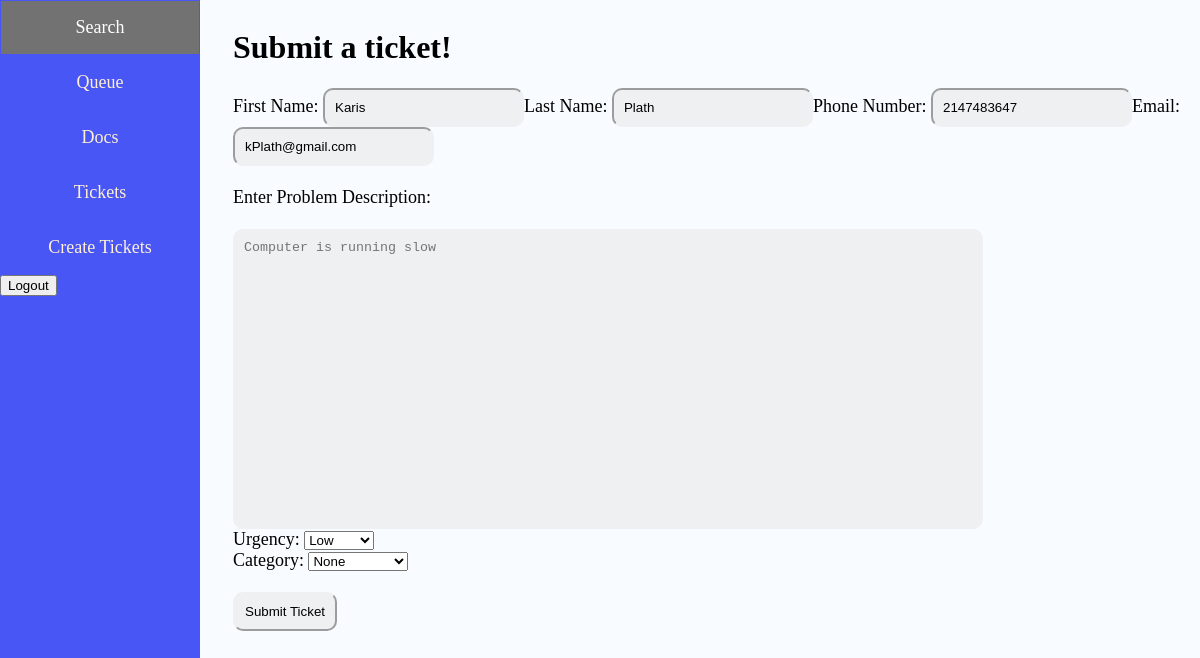
Page /createTicket.php (signed in) on the committed database.
### tables this page shows
CREATE TABLE if not EXISTS `user`(
  `UserID` int (8) NOT NULL,
  `Password` varchar(64) NOT NULL,
  `Fname` varchar(64) NOT NULL,
  `Lname` varchar(64) NOT NULL,
  `Phone` int(11) NOT NULL,
  `Email` varchar(64) NOT NULL,
  `UserType` enum ('user','tech','admin') NOT NULL,
  Primary Key(UserID)
);

### createTicket.php (the view, shortened to what this page needs)
<html lang="en">
<head>
    <link rel="stylesheet" href="style.css">
</head>
<body>
    <?php include ("menu.php")?>
<div class="createTicket">
        <div>
            <div class="title">
                <h1>Submit a ticket!</h1>
            </div>
            <div class="container">
                <form action="createTicket.php" method="post">
                    <div class="ep">
                        <div class="">
                            <?php
                                if (isset($_SESSION["User_ID"])) {
                                    $User_ID = $_SESSION["User_ID"];
                                    $servername = "localhost";
                                    $useraccount = "admin";
                                    $password = "admin";
                                    $dbname = "cs410_final";
                                    $conn = new mysqli($servername, $useraccount, $password, $dbname);
                                    $stmt = $conn->prepare("SELECT Fname FROM user WHERE UserID = ?");
                                    $stmt->bind_param("i", $User_ID);
                                    $stmt->execute();
                                    $stmt->bind_result($Fname);
                                    echo '<label for="Fname">First Name: </label>';
                                    echo '<input type="text" id="Fname" name="Fname" value="' . $Fname . '" readonly>';
                                    $stmt = $conn->prepare("SELECT Lname FROM user WHERE UserID = ?");
                                    $stmt->bind_param("i", $User_ID);
                                    $stmt->execute();
                                    $stmt->bind_result($Lname);
                                    echo '<label for="Lname">Last Name: </label>';
                                    echo '<input type="text" id="Lname" name="Lname" value="' . $Lname . '" readonly>';
                                    $stmt = $conn->prepare("SELECT phone FROM user WHERE UserID = ?");
                                    $stmt->bind_param("i", $User_ID);
                                    $stmt->execute();
                                    $stmt->bind_result($phone);
                                    echo '<label for="email">Phone Number: </label>';
                                    echo '<input type="tel" id="phone" name="phone" value="' . $phone . '" readonly>';
                                    $stmt = $conn->prepare("SELECT Email FROM user WHERE UserID = ?");
                                    $stmt->bind_param("i", $User_ID);
                                    $stmt->execute();
                                    $stmt->bind_result($email);
                                    echo '<label for="email">Email:</label>';
                                    echo '<input type="email" id="email" name="email" value="' . $email . '" readonly>';
                                }
                            ?>
                        </div>
                    </div>
                    <br>
                    <div>
                    <label for="pDrescription">Enter Problem Description:</label>
                    <br>
                    <br>
                    <textarea id="pDrescription" name="pDrescription" required placeholder="Computer is running slow"></textarea>
            </div>
            <div>
             <label for="Importance">Urgency: </label>
              <select id="importance" name="importance">
                    <option value="Low">Low</option>
                </select>
             <br>
             <label for="Category">Category: </label>
             <select id="category" name="category">
                    <option value="none">None</option>
                </select>
            </div>
            <br>
            <input type="submit" class="inputBtn" value="Submit Ticket">
            </form>
            <br>
        </div>
</div>
</body>
</html>

### style.css (style rules this page uses)
html { background: #f8fbff; }
.title { padding-left: 200px; }
.createTicket input { border-radius: 10px; padding: 10px; background: #eff0f1; border-color: #eff0f1; }
.container { padding-left: 200px; font-size: 18px; text-align:left; }
.createTicket textarea { border-radius: 10px; padding: 10px; border: 1px solid #2d2d34; background: #eff0f1; height: 300px; width: 750px; resize: none; border-color: #eff0f1; }
.createTicket { padding-top: 0%; padding-left: 25px; display: flex; flex-direction: row; align-items: start; }

### rows in the picture
user: Fname "Karis", Lname "Plath", phone "2147483647", email "kPlath@gmail.com"
